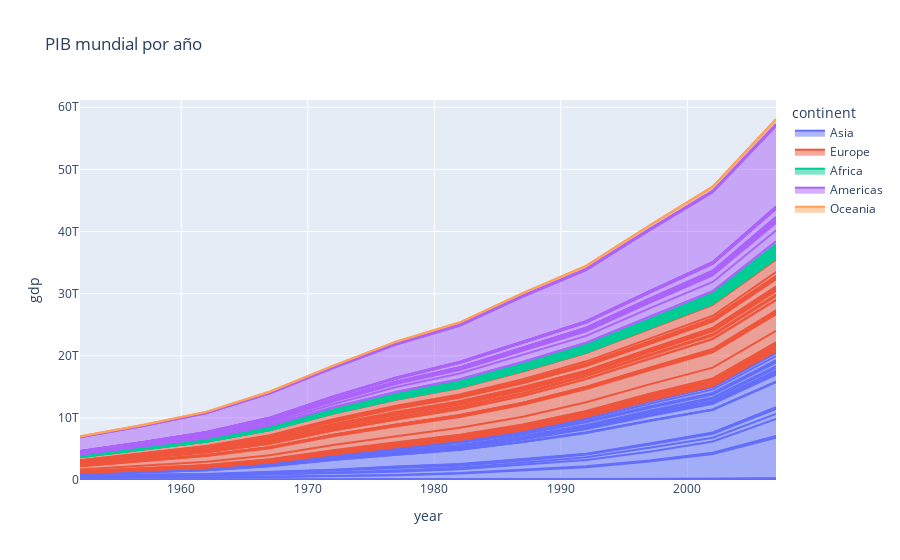

Notebook source saved alongside this figure:
### Markdown cell above
### Gráfico de área

### Code cell
px.area(
    data,
    x = 'year',
    y = 'gdp',
    line_group = 'country',
    color = 'continent',
    title = 'PIB mundial por año',
)
